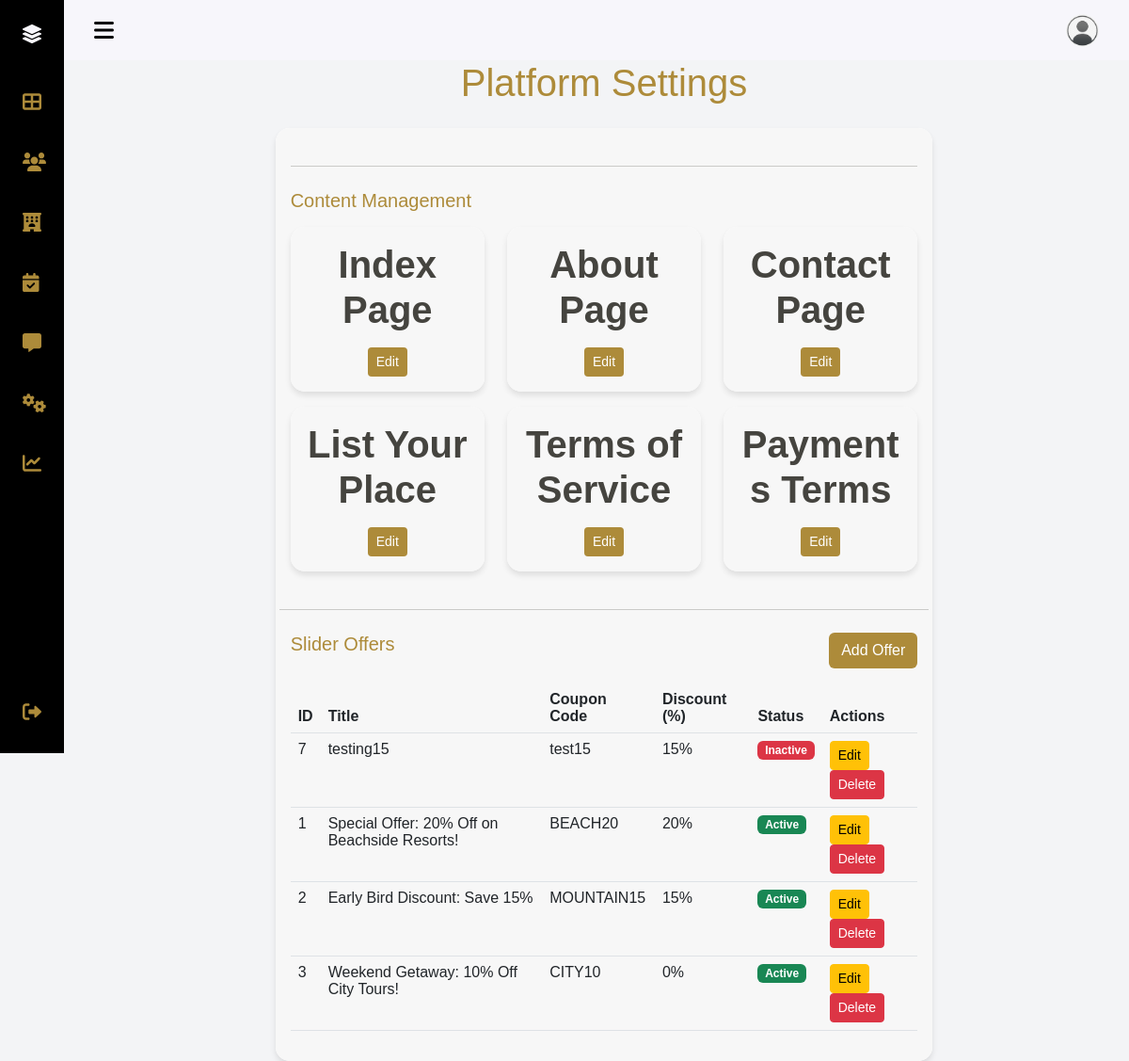
The app's page /admin/platform-settings.php (signed in) with its own data.
### tables this page shows
CREATE TABLE `sliders` (
  `id` int NOT NULL,
  `title` varchar(255) NOT NULL,
  `coupon_code` varchar(50) NOT NULL,
  `is_active` tinyint(1) DEFAULT '1',
  `created_at` timestamp NULL DEFAULT CURRENT_TIMESTAMP,
  `discount` int NOT NULL DEFAULT '0'
);

### admin/platform-settings.php (the view, shortened to what this page needs)
<?php require_once("header.php"); ?>
<div class="container mt-5">
    <div class="row justify-content-center">
        <div class="col-lg-8 animate__animated animate__fadeIn">
            <h1 class="text-center mb-4" style="color: #ad8b3a;">Platform Settings</h1>
            <div class="card">
                <div class="card-body">
                    <hr class="my-4">
                    <h5 class="mb-3" style="color: #ad8b3a;">Content Management</h5>
                    <div class="row">
                        <div class="col-md-4 mb-3">
                            <div class="card">
                                <div class="card-body text-center">
                                    <h6 class="card-title mb-3">Index Page</h6>
                                    <a href="content/index-page.php" class="btn btn-theme btn-sm">Edit</a>
                                </div>
                            </div>
                        </div>
                        <div class="col-md-4 mb-3">
                            <div class="card">
                                <div class="card-body text-center">
                                    <h6 class="card-title mb-3">About Page</h6>
                                    <a href="content/about-page.php" class="btn btn-theme btn-sm">Edit</a>
                                </div>
                            </div>
                        </div>
                        <div class="col-md-4 mb-3">
                            <div class="card">
                                <div class="card-body text-center">
                                    <h6 class="card-title mb-3">Contact Page</h6>
                                    <a href="content/contact-page.php" class="btn btn-theme btn-sm">Edit</a>
                                </div>
                            </div>
                        </div>
                        <div class="col-md-4 mb-3">
                            <div class="card">
                                <div class="card-body text-center">
                                    <h6 class="card-title mb-3">List Your Place</h6>
                                    <a href="content/list-place.php" class="btn btn-theme btn-sm">Edit</a>
                                </div>
                            </div>
                        </div>
                        <div class="col-md-4 mb-3">
                            <div class="card">
                                <div class="card-body text-center">
                                    <h6 class="card-title mb-3">Terms of Service</h6>
                                    <a href="content/terms.php" class="btn btn-theme btn-sm">Edit</a>
                                </div>
                            </div>
                        </div>
                        <div class="col-md-4 mb-3">
                            <div class="card">
                                <div class="card-body text-center">
                                    <h6 class="card-title mb-3">Payments Terms</h6>
                                    <a href="content/ptos.php" class="btn btn-theme btn-sm">Edit</a>
                                </div>
                            </div>
                        </div>
                    <hr class="my-4">
                    <div class="d-flex justify-content-between mb-3">
                        <h5 style="color: #ad8b3a;">Slider Offers</h5>
                        <button class="btn btn-theme" data-bs-toggle="modal" data-bs-target="#addOfferModal">Add Offer</button>
                    </div>
                    <div class="table-responsive">
                        <table class="table table-hover fade-in">
                            <thead>
                                <tr>
                                    <th>ID</th>
                                    <th>Title</th>
                                    <th>Coupon Code</th>
                                    <th>Discount (%)</th>
                                    <th>Status</th>
                                    <th>Actions</th>
                                </tr>
                            </thead>
                            <tbody>
                                <?php
                                require '../db_connect.php';
                                $query = "SELECT * FROM sliders ORDER BY created_at DESC";
                                $result = $conn->query($query);
                                if ($result->num_rows > 0) {
                                    while ($offer = $result->fetch_assoc()): ?>
                                        <tr>
                                            <td><?php echo $offer['id']; ?></td>
                                            <td><?php echo htmlspecialchars($offer['title']); ?></td>
                                            <td><?php echo htmlspecialchars($offer['coupon_code']); ?></td>
                                            <td><?php echo htmlspecialchars($offer['discount'] ?? '0'); ?>%</td>
                                            <td>
                                                <span class="badge <?php echo $offer['is_active'] ? 'bg-success' : 'bg-danger'; ?>">
                                                    <?php echo $offer['is_active'] ? 'Active' : 'Inactive'; ?>
                                                </span>
                                            </td>
                                            <td>
                                                <a href="operation/edit_offer.php?id=<?php echo $offer['id']; ?>" class="btn btn-sm btn-warning">Edit</a>
                                                <a href="operation/delete_offer.php?id=<?php echo $offer['id']; ?>" class="btn btn-sm btn-danger"
                                                   onclick="return confirm('Are you sure you want to delete this offer?');">Delete</a>
                                            </td>
                                        </tr>
                                <?php endwhile;
                                } else {
                                    echo '<tr><td colspan="6" class="text-center">No offers found.</td></tr>';
                                }
                                ?>
                            </tbody>
                        </table>
                    </div>
                </div>
            </div>
        </div>
    </div>
</div>
<?php require_once("footer.php"); ?>

### admin/css/index.css (style rules this page uses)
:root { --primary-color: #ad8b3a; --secondary-color: #45443F; --accent-light: #ffffff; --accent-dark: #000000; --bg-light: #f9f9f9; --bg-dark: #f3f4f6; }
body { background-color: var(--bg-dark); font-family: 'Arial', sans-serif; padding-top: 20px; }
.card { border: none; border-radius: 15px; overflow: hidden; transition: all 0.3s ease; }
.card-body { background-color: var(--bg-light); color: var(--secondary-color); }
.card-title { font-size: 2.5rem; font-weight: bold; margin-bottom: 0.5rem; }

### admin/css/manage-hotels.css (style rules this page uses)
:root { --primary-color: #ad8b3a; --secondary-color: #45443F; --accent-light: #ffffff; --accent-dark: #000000; --bg-light: #f8f9fa; }
.btn-theme { background-color: var(--primary-color); color: var(--accent-light); transition: all 0.3s ease; }
.fade-in { animation: fadeIn 0.5s ease-in-out; }

### admin/css/manage-bookings.css (style rules this page uses)
:root { --primary-color: #ad8b3a; --secondary-color: #45443F; --accent-light: #ffffff; --accent-dark: #000000; --bg-light: #f8f9fa; }
.btn-theme { background-color: var(--primary-color); color: var(--accent-light); transition: all 0.3s ease; }

### admin/css/platform-settings.css (style rules this page uses)
.card { border: none; box-shadow: 0 4px 6px rgba(0, 0, 0, 0.1); }
.btn-theme { background-color: #ad8b3a; color: #ffffff; transition: all 0.3s ease; }

### admin/css/revenue-analytics.css (style rules this page uses)
:root { --primary-color: #ad8b3a; --secondary-color: #45443F; --accent-light: #ffffff; --accent-dark: #000000; --bg-light: #f7f7f7; --card-shadow: 0px 4px 15px rgba(0, 0, 0, 0.1); --card-hover-shadow: 0px 8px 20px rgba(0, 0, 0, 0.2); --transition-speed: 0.3s; }

### admin/css/feedback.css (style rules this page uses)
:root { --hotel-primary: #ad8b3a; --hotel-secondary: #45443F; --hotel-dark: #000; --hotel-light: #fff; }

### admin/header.php (style rules this page uses)
:root { --sidebar-header-height: 3rem; --sidebar-nav-width: 68px; --sidebar-bg-color: #000000; --sidebar-highlight-color: #ad8b3a; --sidebar-text-color: #F7F6FB; --sidebar-font-size: 1rem; --sidebar-z-index: 100; --transition-speed: 0.3s; }
* { box-sizing: border-box; }
body { margin: var(--sidebar-header-height) 0 0 0; padding: 0 1rem; font-size: var(--sidebar-font-size); transition: var(--transition-speed); }
a { text-decoration: none; }
@media screen and (min-width: 768px) { body { margin: calc(var(--sidebar-header-height) + 1rem) 0 0 0; padding-left: calc(var(--sidebar-nav-width) + 2rem); } }

### records on screen
sliders: id "7", title "testing15", coupon_code "test15", discount "15", is_active "Inactive"
sliders: id "1", title "Special Offer: 20% Off on Beachside Resorts!", coupon_code "BEACH20", discount "20", is_active "Active"
sliders: id "2", title "Early Bird Discount: Save 15%", coupon_code "MOUNTAIN15", discount "15", is_active "Active"
sliders: id "3", title "Weekend Getaway: 10% Off City Tours!", coupon_code "CITY10", discount "0", is_active "Active"
